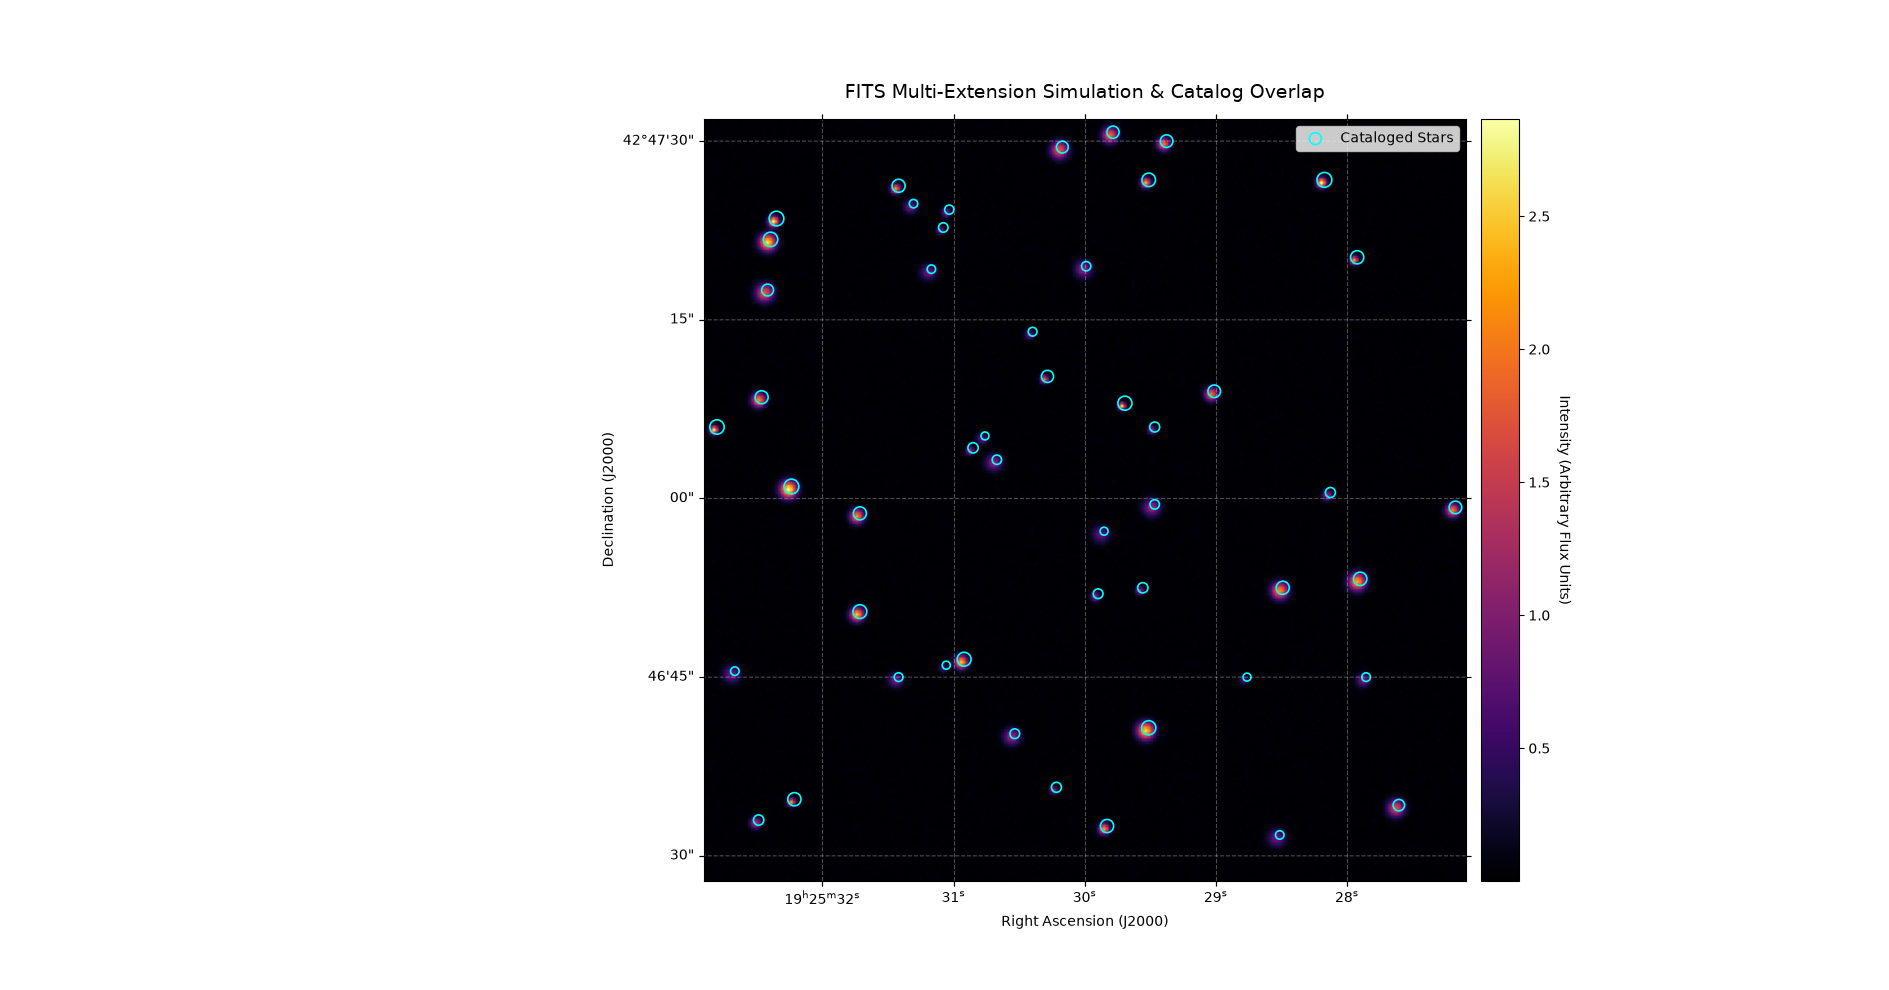

Reproduce this figure in Python.
import matplotlib.pyplot as plt
from astropy.io import fits
from astropy.wcs import WCS

# 1. Open your generated FITS file container
hdul = fits.open("stage_07_create_starry_sky_header.fits")

# 2. Extract components: The 2D image array and the catalog table metrics
image_hdu = hdul["STARRY_SKY"]
table_data = hdul["STAR_DATA"].data

# 3. Read the WCS profile from the image header block
wcs = WCS(image_hdu.header)

# 4. Set up an advanced celestial projection canvas plotting area
fig = plt.figure(figsize=(10, 8))
ax = fig.add_subplot(1, 1, 1, projection=wcs)

# 5. Render the synthetic sky background layout
im = ax.imshow(image_hdu.data, cmap="inferno", origin="lower")
cbar = plt.colorbar(im, ax=ax, pad=0.01)
cbar.set_label("Intensity (Arbitrary Flux Units)", rotation=270, labelpad=15)

# 6. Scatter-plot the 50 table rows using pixel indices
# Scaling circle sizes (s) dynamically relative to their recorded flux strength
ax.scatter(
    table_data["X_POS"],
    table_data["Y_POS"],
    s=table_data["FLUX"] * 40,
    edgecolors="cyan",
    facecolors="none",
    linewidths=1.2,
    label="Cataloged Stars"
)

# 7. Add professional astronomical labels
ax.set_title("FITS Multi-Extension Simulation & Catalog Overlap", fontsize=14, pad=15)
ax.set_xlabel("Right Ascension (J2000)")
ax.set_ylabel("Declination (J2000)")
ax.grid(color="white", ls="--", alpha=0.3)
ax.legend(loc="upper right")

# 8. Save the chart as an image vector file and display it
plt.savefig("starry_sky_plot.png", dpi=300, bbox_inches="tight")
plt.show()

hdul.close()
print("Success! Saved visualization to starry_sky_plot.png")
